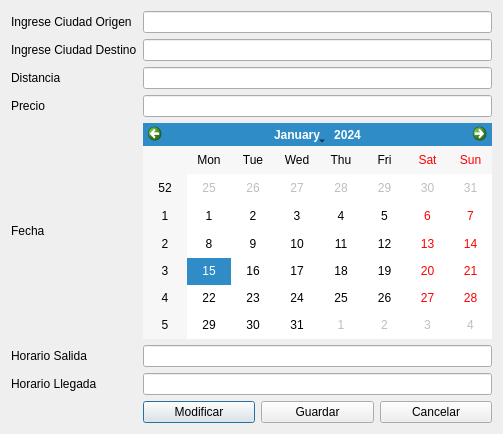
<?xml version="1.0" encoding="UTF-8"?>
<ui version="4.0">
 <class>NuevoVuelo</class>
 <widget class="QDialog" name="NuevoVuelo">
  <property name="geometry">
   <rect>
    <x>0</x>
    <y>0</y>
    <width>503</width>
    <height>434</height>
   </rect>
  </property>
  <property name="windowTitle">
   <string>Dialog</string>
  </property>
  <layout class="QGridLayout" name="gridLayout">
   <item row="8" column="1">
    <layout class="QHBoxLayout" name="horizontalLayout">
     <item>
      <widget class="QPushButton" name="modificar">
       <property name="text">
        <string>Modificar</string>
       </property>
      </widget>
     </item>
     <item>
      <widget class="QPushButton" name="guardar">
       <property name="text">
        <string>Guardar</string>
       </property>
      </widget>
     </item>
     <item>
      <widget class="QPushButton" name="cancelar">
       <property name="text">
        <string>Cancelar</string>
       </property>
      </widget>
     </item>
    </layout>
   </item>
   <item row="1" column="1">
    <widget class="QLineEdit" name="line_destino"/>
   </item>
   <item row="0" column="0">
    <widget class="QLabel" name="label">
     <property name="text">
      <string>Ingrese Ciudad Origen</string>
     </property>
    </widget>
   </item>
   <item row="2" column="1">
    <widget class="QLineEdit" name="line_distancia"/>
   </item>
   <item row="3" column="0">
    <widget class="QLabel" name="label_4">
     <property name="text">
      <string>Precio</string>
     </property>
    </widget>
   </item>
   <item row="4" column="0">
    <widget class="QLabel" name="label_6">
     <property name="text">
      <string>Fecha</string>
     </property>
    </widget>
   </item>
   <item row="1" column="0">
    <widget class="QLabel" name="label_2">
     <property name="text">
      <string>Ingrese Ciudad Destino</string>
     </property>
    </widget>
   </item>
   <item row="3" column="1">
    <widget class="QLineEdit" name="line_precio"/>
   </item>
   <item row="0" column="1">
    <widget class="QLineEdit" name="line_origen"/>
   </item>
   <item row="2" column="0">
    <widget class="QLabel" name="label_3">
     <property name="text">
      <string>Distancia</string>
     </property>
    </widget>
   </item>
   <item row="7" column="0">
    <widget class="QLabel" name="label_7">
     <property name="text">
      <string>Horario Llegada</string>
     </property>
    </widget>
   </item>
   <item row="7" column="1">
    <widget class="QLineEdit" name="line_llegada"/>
   </item>
   <item row="6" column="0">
    <widget class="QLabel" name="label_5">
     <property name="text">
      <string>Horario Salida</string>
     </property>
    </widget>
   </item>
   <item row="6" column="1">
    <widget class="QLineEdit" name="line_salida"/>
   </item>
   <item row="4" column="1">
    <widget class="QCalendarWidget" name="line_calendario"/>
   </item>
  </layout>
 </widget>
 <resources/>
 <connections>
  <connection>
   <sender>cancelar</sender>
   <signal>clicked()</signal>
   <receiver>NuevoVuelo</receiver>
   <slot>close()</slot>
   <hints>
    <hint type="sourcelabel">
     <x>405</x>
     <y>230</y>
    </hint>
    <hint type="destinationlabel">
     <x>92</x>
     <y>227</y>
    </hint>
   </hints>
  </connection>
 </connections>
</ui>
